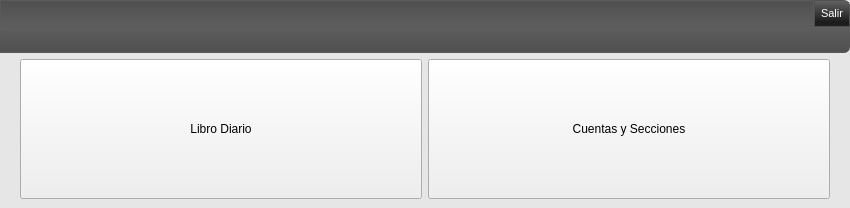
<?xml version="1.0" encoding="UTF-8"?>
<ui version="4.0">
 <class>MainWindow</class>
 <widget class="QMainWindow" name="MainWindow">
  <property name="geometry">
   <rect>
    <x>0</x>
    <y>0</y>
    <width>850</width>
    <height>208</height>
   </rect>
  </property>
  <property name="windowTitle">
   <string>MainWindow</string>
  </property>
  <property name="styleSheet">
   <string notr="true">/*background-color: #F0EEEE;*/
QMainWindow{
background-color:#E6E6E6 ;

border-top-left-radius: 6px 6px;
border-top-right-radius: 6px 6px;
border-bottom-right-radius: 6px 6px;
border-bottom-left-radius: 6px 6px;

}</string>
  </property>
  <widget class="QWidget" name="centralwidget">
   <layout class="QVBoxLayout" name="verticalLayout">
    <property name="leftMargin">
     <number>0</number>
    </property>
    <property name="topMargin">
     <number>0</number>
    </property>
    <property name="rightMargin">
     <number>0</number>
    </property>
    <item>
     <layout class="QHBoxLayout" name="horizontalLayout_3">
      <property name="spacing">
       <number>0</number>
      </property>
      <property name="sizeConstraint">
       <enum>QLayout::SetMinimumSize</enum>
      </property>
      <item>
       <layout class="QVBoxLayout" name="verticalLayout_4">
        <property name="spacing">
         <number>0</number>
        </property>
        <item>
         <layout class="QHBoxLayout" name="horizontalLayout_2">
          <property name="spacing">
           <number>0</number>
          </property>
          <property name="sizeConstraint">
           <enum>QLayout::SetMinimumSize</enum>
          </property>
          <item>
           <widget class="QLabel" name="label_3">
            <property name="sizePolicy">
             <sizepolicy hsizetype="Preferred" vsizetype="Minimum">
              <horstretch>0</horstretch>
              <verstretch>0</verstretch>
             </sizepolicy>
            </property>
            <property name="maximumSize">
             <size>
              <width>16777215</width>
              <height>30</height>
             </size>
            </property>
            <property name="styleSheet">
             <string notr="true">QLabel{
/*background-color:qlineargradient(spread:pad, x1:1, y1:1, x2:0.990826, y2:0.102, stop:0.0688073 rgba(69, 69, 69, 255), stop:0.587156 rgba(93, 93, 93, 255), stop:0.83945 rgba(103, 103, 103, 255), stop:1 rgba(94, 94, 94, 255));*/

background-color:qlineargradient(spread:pad, x1:1, y1:1, x2:1, y2:0, stop:0 rgba(94, 94, 94, 255), stop:0.926606 rgba(80, 80, 80, 255), stop:1 rgba(93, 93, 93, 255));

border: 0.5px rgb(90, 90, 90);
border-style: solid ;
}</string>
            </property>
            <property name="text">
             <string/>
            </property>
           </widget>
          </item>
          <item>
           <widget class="QPushButton" name="pushButton">
            <property name="sizePolicy">
             <sizepolicy hsizetype="Fixed" vsizetype="Fixed">
              <horstretch>0</horstretch>
              <verstretch>0</verstretch>
             </sizepolicy>
            </property>
            <property name="cursor">
             <cursorShape>PointingHandCursor</cursorShape>
            </property>
            <property name="styleSheet">
             <string notr="true">QPushButton{
	color: rgb(255, 255, 255);
	background-color: qlineargradient(spread:reflect, x1:1, y1:1, x2:1, y2:0, stop:0.201835 rgba(29, 29, 29, 255), stop:0.949541 rgba(96, 96, 96, 255));
border: 1px solid #505050;
padding:6px;

border-top-left-radius: 0px 0px;
border-top-right-radius: 6px 6px;
/*border-bottom-right-radius: 3px 3px;
border-bottom-left-radius: 3px 3px;*/
font: 11px;

}
QPushButton:pressed{	
	border: 3px solid #505050;
}</string>
            </property>
            <property name="text">
             <string>Salir</string>
            </property>
            <property name="icon">
             <iconset>
              <normaloff>001_05.png</normaloff>001_05.png</iconset>
            </property>
            <property name="iconSize">
             <size>
              <width>16</width>
              <height>16</height>
             </size>
            </property>
           </widget>
          </item>
         </layout>
        </item>
        <item>
         <widget class="QLabel" name="label">
          <property name="sizePolicy">
           <sizepolicy hsizetype="Preferred" vsizetype="Minimum">
            <horstretch>0</horstretch>
            <verstretch>0</verstretch>
           </sizepolicy>
          </property>
          <property name="maximumSize">
           <size>
            <width>16777215</width>
            <height>56</height>
           </size>
          </property>
          <property name="styleSheet">
           <string notr="true">QLabel{
background-color:qlineargradient(spread:pad, x1:1, y1:1, x2:1, y2:0, stop:0 rgba(93, 93, 93, 255), stop:0.0688073 rgba(80, 80, 80, 255), stop:1 rgba(94, 94, 94, 255));
border-bottom-right-radius: 6px 6px;
border-bottom-left-radius: 40px 6p;
}</string>
          </property>
          <property name="text">
           <string/>
          </property>
         </widget>
        </item>
       </layout>
      </item>
     </layout>
    </item>
    <item>
     <layout class="QHBoxLayout" name="horizontalLayout">
      <property name="leftMargin">
       <number>20</number>
      </property>
      <property name="rightMargin">
       <number>20</number>
      </property>
      <item>
       <widget class="QToolButton" name="btLibroDiario">
        <property name="sizePolicy">
         <sizepolicy hsizetype="Preferred" vsizetype="Preferred">
          <horstretch>0</horstretch>
          <verstretch>0</verstretch>
         </sizepolicy>
        </property>
        <property name="minimumSize">
         <size>
          <width>240</width>
          <height>140</height>
         </size>
        </property>
        <property name="cursor">
         <cursorShape>PointingHandCursor</cursorShape>
        </property>
        <property name="text">
         <string>Libro Diario</string>
        </property>
        <property name="icon">
         <iconset>
          <normaloff>:/newPrefix/config-date.png</normaloff>:/newPrefix/config-date.png</iconset>
        </property>
        <property name="iconSize">
         <size>
          <width>60</width>
          <height>60</height>
         </size>
        </property>
        <property name="toolButtonStyle">
         <enum>Qt::ToolButtonTextUnderIcon</enum>
        </property>
       </widget>
      </item>
      <item>
       <widget class="QToolButton" name="btSecciones">
        <property name="sizePolicy">
         <sizepolicy hsizetype="Preferred" vsizetype="Preferred">
          <horstretch>0</horstretch>
          <verstretch>0</verstretch>
         </sizepolicy>
        </property>
        <property name="minimumSize">
         <size>
          <width>240</width>
          <height>140</height>
         </size>
        </property>
        <property name="cursor">
         <cursorShape>PointingHandCursor</cursorShape>
        </property>
        <property name="text">
         <string>Cuentas y Secciones</string>
        </property>
        <property name="icon">
         <iconset>
          <normaloff>:/newPrefix/gnome-sticky-notes-applet.png</normaloff>:/newPrefix/gnome-sticky-notes-applet.png</iconset>
        </property>
        <property name="iconSize">
         <size>
          <width>60</width>
          <height>60</height>
         </size>
        </property>
        <property name="toolButtonStyle">
         <enum>Qt::ToolButtonTextUnderIcon</enum>
        </property>
       </widget>
      </item>
     </layout>
    </item>
   </layout>
  </widget>
 </widget>
 <resources>
  <include location="images_rc/images.qrc"/>
  <include location="images_rc/icons.qrc"/>
 </resources>
 <connections>
  <connection>
   <sender>pushButton</sender>
   <signal>clicked()</signal>
   <receiver>MainWindow</receiver>
   <slot>close()</slot>
   <hints>
    <hint type="sourcelabel">
     <x>819</x>
     <y>118</y>
    </hint>
    <hint type="destinationlabel">
     <x>777</x>
     <y>173</y>
    </hint>
   </hints>
  </connection>
 </connections>
</ui>
